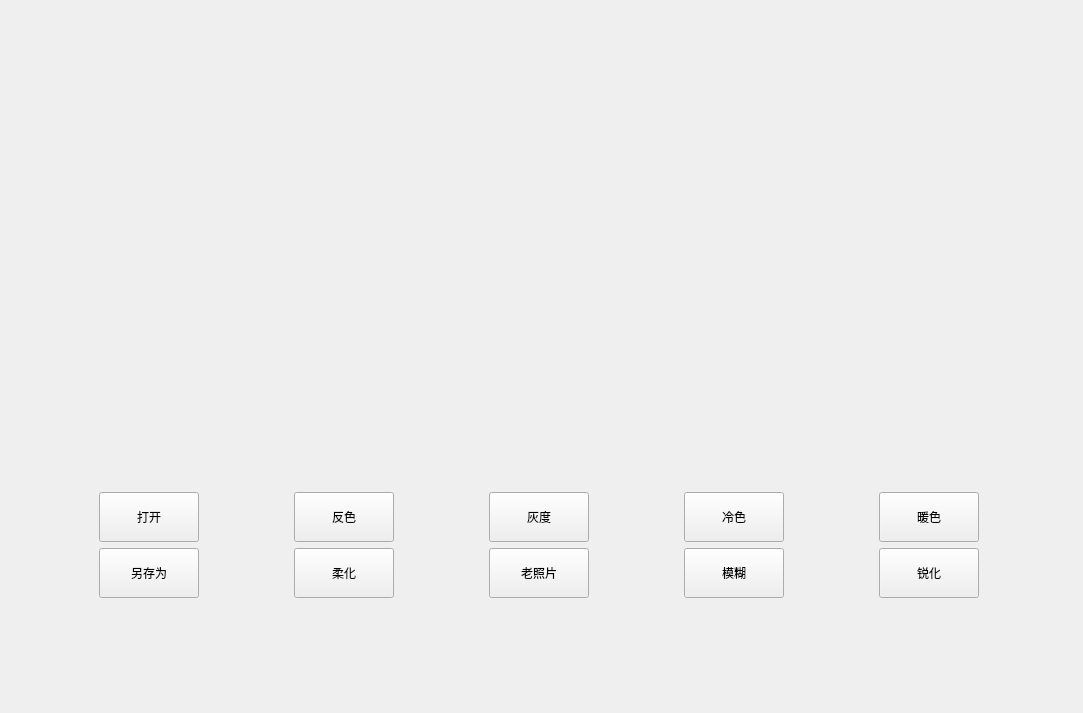
<?xml version="1.0" encoding="UTF-8"?>
<ui version="4.0">
 <class>Filter</class>
 <widget class="QWidget" name="Filter">
  <property name="geometry">
   <rect>
    <x>0</x>
    <y>0</y>
    <width>1083</width>
    <height>713</height>
   </rect>
  </property>
  <property name="windowTitle">
   <string>Form</string>
  </property>
  <widget class="QWidget" name="verticalLayoutWidget">
   <property name="geometry">
    <rect>
     <x>10</x>
     <y>0</y>
     <width>1061</width>
     <height>691</height>
    </rect>
   </property>
   <layout class="QVBoxLayout" name="verticalLayout">
    <property name="leftMargin">
     <number>0</number>
    </property>
    <property name="topMargin">
     <number>0</number>
    </property>
    <property name="rightMargin">
     <number>0</number>
    </property>
    <property name="bottomMargin">
     <number>0</number>
    </property>
    <item>
     <layout class="QHBoxLayout" name="horizontalLayout_2">
      <property name="topMargin">
       <number>0</number>
      </property>
      <item>
       <widget class="QLabel" name="label_2">
        <property name="maximumSize">
         <size>
          <width>300</width>
          <height>300</height>
         </size>
        </property>
        <property name="text">
         <string/>
        </property>
       </widget>
      </item>
      <item>
       <widget class="QLabel" name="label">
        <property name="maximumSize">
         <size>
          <width>300</width>
          <height>300</height>
         </size>
        </property>
        <property name="text">
         <string/>
        </property>
       </widget>
      </item>
     </layout>
    </item>
    <item>
     <layout class="QVBoxLayout" name="verticalLayout_2">
      <property name="bottomMargin">
       <number>0</number>
      </property>
      <item>
       <layout class="QHBoxLayout" name="horizontalLayout">
        <item>
         <widget class="QPushButton" name="open">
          <property name="maximumSize">
           <size>
            <width>100</width>
            <height>50</height>
           </size>
          </property>
          <property name="text">
           <string>打开</string>
          </property>
         </widget>
        </item>
        <item>
         <widget class="QPushButton" name="btn_reverse">
          <property name="maximumSize">
           <size>
            <width>100</width>
            <height>50</height>
           </size>
          </property>
          <property name="text">
           <string>反色</string>
          </property>
         </widget>
        </item>
        <item>
         <widget class="QPushButton" name="btn_grey">
          <property name="maximumSize">
           <size>
            <width>100</width>
            <height>50</height>
           </size>
          </property>
          <property name="text">
           <string>灰度</string>
          </property>
         </widget>
        </item>
        <item>
         <widget class="QPushButton" name="btn_cool">
          <property name="maximumSize">
           <size>
            <width>100</width>
            <height>50</height>
           </size>
          </property>
          <property name="text">
           <string>冷色</string>
          </property>
         </widget>
        </item>
        <item>
         <widget class="QPushButton" name="btn_warm">
          <property name="maximumSize">
           <size>
            <width>100</width>
            <height>50</height>
           </size>
          </property>
          <property name="text">
           <string>暖色</string>
          </property>
         </widget>
        </item>
       </layout>
      </item>
      <item>
       <layout class="QHBoxLayout" name="horizontalLayout2">
        <property name="leftMargin">
         <number>0</number>
        </property>
        <property name="bottomMargin">
         <number>0</number>
        </property>
        <item>
         <widget class="QPushButton" name="btn_saveas">
          <property name="maximumSize">
           <size>
            <width>100</width>
            <height>50</height>
           </size>
          </property>
          <property name="text">
           <string>另存为</string>
          </property>
         </widget>
        </item>
        <item>
         <widget class="QPushButton" name="btn_soften">
          <property name="maximumSize">
           <size>
            <width>100</width>
            <height>50</height>
           </size>
          </property>
          <property name="text">
           <string>柔化</string>
          </property>
         </widget>
        </item>
        <item>
         <widget class="QPushButton" name="btn_old">
          <property name="maximumSize">
           <size>
            <width>100</width>
            <height>50</height>
           </size>
          </property>
          <property name="text">
           <string>老照片</string>
          </property>
         </widget>
        </item>
        <item>
         <widget class="QPushButton" name="btn_vague">
          <property name="maximumSize">
           <size>
            <width>100</width>
            <height>50</height>
           </size>
          </property>
          <property name="text">
           <string>模糊</string>
          </property>
         </widget>
        </item>
        <item>
         <widget class="QPushButton" name="btn_sharpen">
          <property name="maximumSize">
           <size>
            <width>100</width>
            <height>50</height>
           </size>
          </property>
          <property name="text">
           <string>锐化</string>
          </property>
         </widget>
        </item>
       </layout>
      </item>
     </layout>
    </item>
   </layout>
  </widget>
 </widget>
 <resources/>
 <connections/>
</ui>
